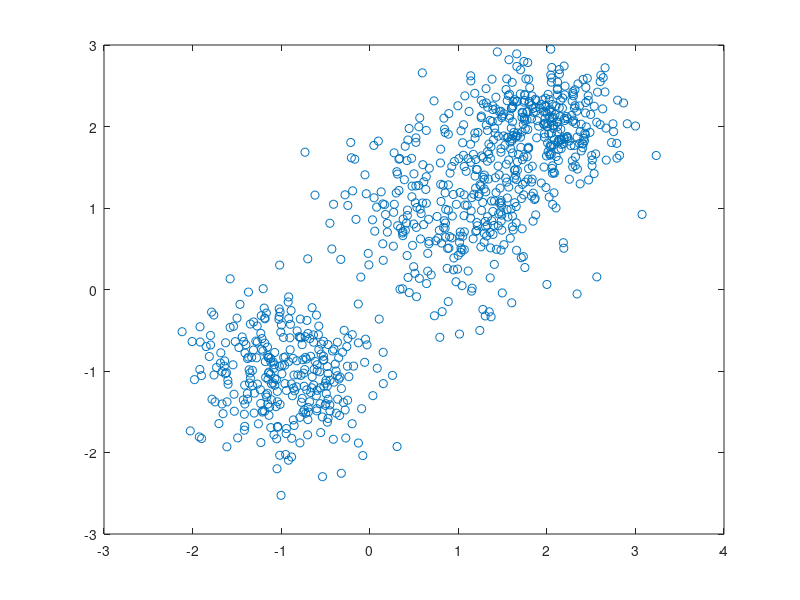
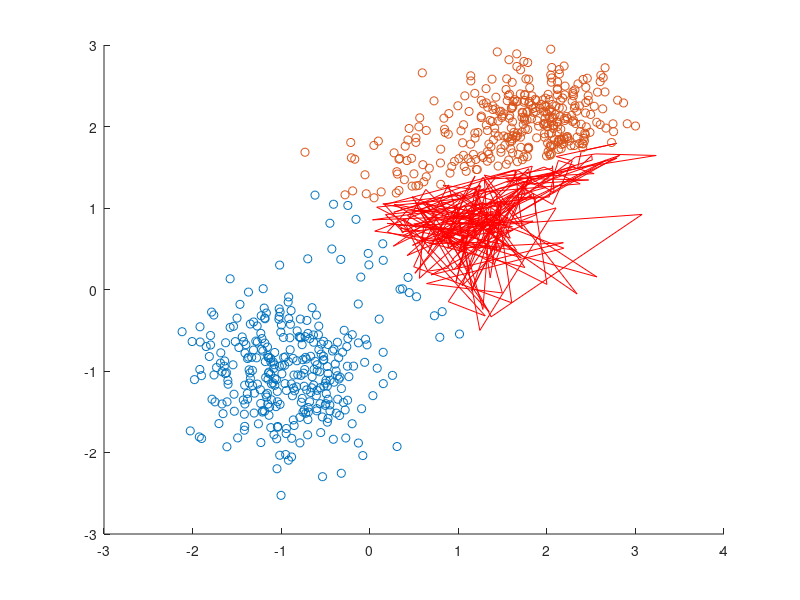

These figures' MATLAB source, in order:
X = randn(300,2)*0.6+1;
X2 = randn(300,2)*0.5-1;
X3 = randn(300,2)*0.4+2;
data = [X; X2; X3];
plot(data(:,1),data(:,2),'o')
[s m] = size(data);
k = 3;
centroides = data(randi([1 900],1,k),:);
grupos = [];
for i=1:100
    distancesByGroup = [];
    for j=1:s
        distance = [];
        for z=1:k
            distance = [distance; norm(data(j,:)-centroides(z,:),2)];
        end
        [M,I] = min(distance);
        distancesByGroup = [distancesByGroup; I, M, data(j,:)];
    end
    for z=1:k
        idx = find(distancesByGroup(:,1) == z);
        sortedData = sortrows(distancesByGroup(idx,:));
        [tam l] = size(sortedData);
        mediana = int32(tam/2);
        centroides(z,:) = sortedData(mediana,3:4);
    end
end
colors = ["or","ob","og"];
figure;
hold on;
for i=1:k
    idx = find(distancesByGroup(:,1) == i);

    plot(distancesByGroup(idx,3),distancesByGroup(idx,4),colors(:,i));
end
